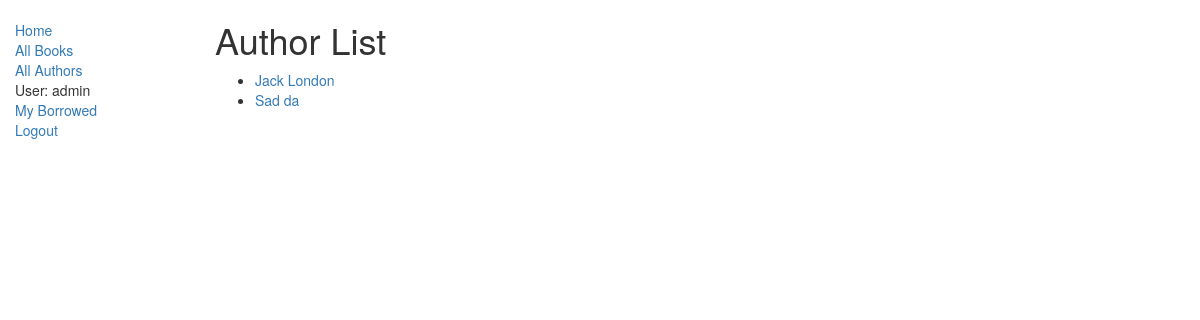
/catalog/authors (signed in), run on an earlier commit of the app's database.
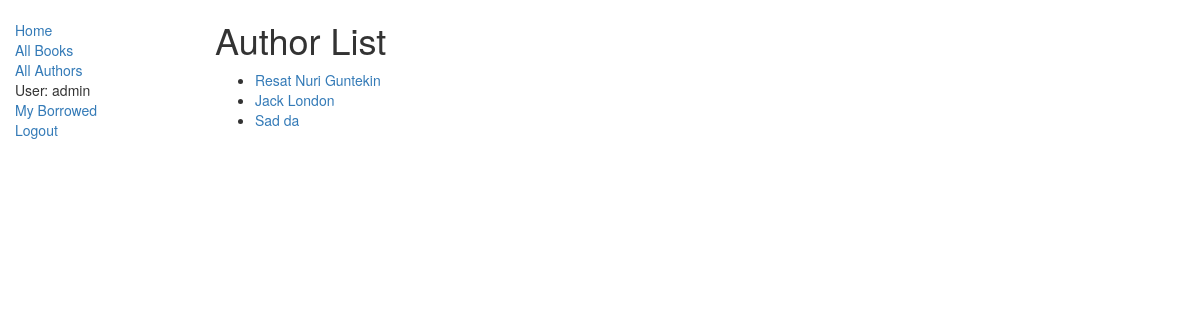
And on a later commit of the database.
### catalog/models.py (models this page shows, shortened)
class Author(models.Model):
	first_name = models.CharField(max_length=100)
	last_name = models.CharField(max_length=100)
	date_of_birth = models.DateField(null=True, blank=True)
	date_of_death = models.DateField('Died', null=True, blank=True)
	class Meta:
		ordering = ['last_name', 'first_name']
	def get_absolute_url(self):
		return reverse('author-detail', args=[str(self.id)])

### catalog/views.py (the view)
# urls.py: path('authors', views.AuthorListView.as_view(), name ='authors'),
class AuthorListView(generic.ListView):
	model = Author

### catalog/templates/catalog/author_list.html
{% extends 'base_generic.html' %}
{% block content %}
	<h1>Author List</h1>
	{% if author_list %}
	<ul>
		{% for author in author_list %}
		<li>
			<a href="{{ author.get_absolute_url }}">{{ author.first_name }} {{author.last_name}}</a>
		</li>
		{% endfor %}
	</ul>
	{% else %}
		<p>There are no authors in the library.</p>
	{% endif %}
{% endblock %}

What changed in the data, as far as the page shows it:
added Author: first_name "Resat Nuri", last_name "Guntekin"
